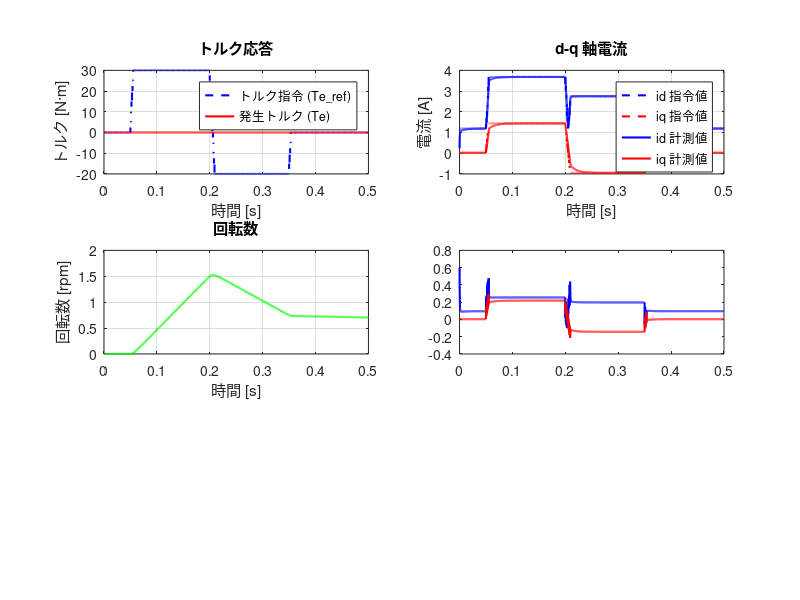

This chart was generated by the following MATLAB code: (Note: this script raises an error after producing the figure.)
%==========================================================================
% im_vector_control_sim.m
%
% 誘導モータ（IM）ベクトル制御シミュレーション
%
% 目的:
%   本スクリプトは、組み込みソフトウェア（RH850/C1M 用 PE1 実装）に記述されている
%   誘導モータ（Induction Motor: IM）のベクトル制御アルゴリズムを MATLAB 上で
%   再現し、制御応答の確認・パラメータ調整を行うことを目的とする。
%
% 対応する組み込みソフトウェアファイル（参考）:
%   - fi_1ms_inv0_idqcom.c   : 1ms タスク / d-q 軸電流指令値演算
%   - fi_pwm_inv0_idqctrl.c  : PWM タスク / d-q 軸電流 PI 制御・電圧指令
%   - fi_pwm_inv0_svctrl.c   : PWM タスク / 空間ベクトル PWM（SVPWM）演算
%   - fi_pwm_inv0_syncctrl.c : PWM タスク / 同期角（磁束位相）更新
%   - mapdata_trq_inv0_map.c : トルクマップ（id/iq 指令値の補間テーブル）
%   - mapdata_lm_inv0_1d_map.c : 励磁インダクタンス Lm マップ（1次元）
%
% 制御構造（デュアルレート）:
%   本シミュレーションは、組み込みソフトと同様に「2 種類の演算周期」を模倣する。
%     [低速タスク: 1 ms]
%       - トルク指令値（f4_tq_inv0_ref）の制限・レートリミット処理
%       - トルクマップ補間による d-q 軸電流指令値（id_ref, iq_ref）の演算
%       - 出力制限（温度デレーティング）の反映
%     [高速タスク: 100 µs（PWM 割り込み相当）]
%       - d-q 軸電流フィードバック PI 制御
%       - 座標変換（dq → αβ → UVW）
%       - SVPWM デューティ計算
%       - 電動機プラントモデル（電圧→電流→トルク）の更新
%
% プラントモデルについて:
%   組み込みソフト側は「実機」を制御するため、プラントモデルは持たない。
%   本シミュレーションでは、誘導モータの電気回路を一次遅れ近似で模倣する。
%   この近似は厳密な状態方程式モデルではなく、主にゲイン確認・安定性評価を
%   目的とした「簡易プラント」である。
%
% 磁束・温度補正について:
%   - 励磁インダクタンス Lm は d 軸電流（id）に応じて 1 次元マップから補間する。
%     この処理は組み込みソフトの mapdata_lm_inv0_1d_map.c に対応する。
%   - 一次抵抗（Rs = r1）・二次抵抗（Rr = r2）の温度補正は、
%     組み込みソフトの u1_flag_enable_inv0_r1_cmp / r2_cmp フラグに相当する
%     スカラー係数として簡略化している。実機では推定温度から補正係数を計算するが、
%     本モデルでは固定値を使用する（将来的に可変化できるよう変数として定義）。
%
% トルクマップについて:
%   組み込みソフトでは 3 次元マップ（トルク指令・回転数・DCリンク電圧 の各軸）を
%   参照して id_ref / iq_ref を取得する。
%   本 MATLAB 版では、マップデータを簡略な 1 次元近似として実装しており、
%   本来の 3 次元補間よりも精度は低い。実機との一致度向上には別途マップデータの
%   移植が必要である。
%
% 使い方:
%   MATLAB コマンドウィンドウで以下を実行:
%     >> im_vector_control_sim
%   結果は変数 log および各グラフとして出力される。
%
% 注意:
%   本スクリプトは MATLAB R2021a 以降を想定している。
%   Simulink は不要（純粋な m スクリプト）。
%
% 作成日: 2024年8月
%==========================================================================

clear; close all; clc;

fprintf('=== 誘導モータ ベクトル制御シミュレーション 開始 ===\n');

%==========================================================================
%% [セクション1] モータ定格パラメータの定義
%
% 以下のパラメータは、組み込みソフトの fim_user_inv0.h / fi_pwm_inv0_idqctrl.c に
% 定義されている定数・設定値に対応している。
% 単位はすべて SI 単位系（Ω, H, Nm, rad/s など）。
%==========================================================================

% --- 極対数 ---
% 組み込み変数: p（fi_pwm_inv0_idqctrl.c 内で暗黙的に使用）
p  = 2;           % 極対数 [-]（例: 4 極機なら p=2）

% --- 一次抵抗（固定子抵抗: Rs）---
% 組み込み変数: f4_r1_inv0（モータ定格値）
Rs = 0.080;       % 一次抵抗 [Ω]（ノミナル値、温度補正なしの基準値）

% --- 二次抵抗（回転子抵抗: Rr）---
% 組み込み変数: f4_r2_inv0（モータ定格値）
Rr = 0.060;       % 二次抵抗 [Ω]（ノミナル値）

% --- 漏れインダクタンス（固定子側自己インダクタンスに相当）---
% 組み込み変数: f4_ls_inv0
Ls = 0.00025;     % 固定子インダクタンス [H]（漏れ成分含む）

% --- 励磁インダクタンス（基準値：マップで可変）---
% 組み込み変数: f4_lm_inv0_const（Lm の基準定数値）
% マップ補間後の動的値は f4_lm_inv0 に格納される（後のセクションで更新）
Lm_nom = 0.000211;  % 励磁インダクタンス ノミナル値 [H]（Lm マップの典型値）

% --- 慣性モーメント ---
J  = 0.003;       % ロータ慣性モーメント [kg·m²]

% --- 粘性摩擦係数 ---
B  = 0.001;       % 粘性摩擦 [N·m·s/rad]

% --- DC リンク電圧 ---
% 組み込み変数: f4_vdc_inv0（AD 計測値）
Vdc = 48.0;       % DC リンク電圧 [V]（48V 系システム想定）

%==========================================================================
%% [セクション2] 温度補正係数の定義（簡略化）
%
% 組み込みソフトでは、u1_flag_enable_inv0_r1_cmp / r2_cmp フラグが有効の場合、
% 推定温度に基づいて一次・二次抵抗を補正する（fi_pwm_inv0_idqctrl.c 参照）。
%
% 本シミュレーションでは、温度補正を「係数」として固定値で扱う簡略化を採用する。
% 将来的に可変化する場合は、これらの係数を時系列配列にすることで対応可能。
%
%   補正後抵抗値 = ノミナル抵抗値 × 補正係数
%     補正係数 = 1.0（補正なし）〜 典型的に 0.8〜1.4 程度（温度依存）
%==========================================================================

k_r1_cmp = 1.0;   % 一次抵抗 温度補正係数 [-]（1.0 = 補正なし）
k_r2_cmp = 1.0;   % 二次抵抗 温度補正係数 [-]（1.0 = 補正なし）

% 補正済み抵抗値（シミュレーション中は固定）
Rs_cmp = Rs * k_r1_cmp;  % 補正後一次抵抗 [Ω]
Rr_cmp = Rr * k_r2_cmp;  % 補正後二次抵抗 [Ω]

%==========================================================================
%% [セクション3] Lm マップデータの定義（1 次元補間テーブル）
%
% 組み込みソフト対応: mapdata_lm_inv0_1d_map.c
%
% 励磁インダクタンス Lm は d 軸電流（id）の大きさによって変化する。
% 実機では磁気飽和により、id が大きくなると Lm が低下する特性がある。
%
% 以下のテーブルは、実機マップデータの一部を抜粋・簡略化したものである。
% 軸（x 軸）: id [A]（d 軸電流の絶対値）
% 値（y 軸）: Lm [H]（対応する励磁インダクタンス）
%==========================================================================

% Lm マップ: x 軸（id [A]）
lm_map_id  = [0, 10, 20, 30, 40, 50, 60, 80, 100, 120, 150, 180, 200];

% Lm マップ: Lm [H]（実機データを参考にした近似値）
% id が大きいほど Lm が低下する磁気飽和特性を模擬している
lm_map_lm  = [0.000211, 0.000211, 0.000211, 0.000210, 0.000209, ...
              0.000208, 0.000206, 0.000202, 0.000196, 0.000188, ...
              0.000174, 0.000158, 0.000148];

%==========================================================================
%% [セクション4] トルクマップの定義（簡略化）
%
% 組み込みソフト対応: mapdata_trq_inv0_map.c
%
% 実機では、トルク指令（Te_ref）・回転数・DCリンク電圧を入力とする
% 3 次元ルックアップテーブルから id_ref / iq_ref を取得している。
%
% 本 MATLAB 版では、DCリンク電圧・回転数依存を無視し、
% トルク指令のみに基づく 1 次元近似マップとして実装する。
% これは「低速・定格電圧」付近での動作を近似したものであり、
% 高速領域・電圧変動に対する精度は低い点に注意すること。
%
% 軸: Te_ref [N·m]（トルク指令）
% 値: [id_ref, iq_ref] [A]（対応する d-q 軸電流指令値）
%
% 値のスケール: 実機マップデータ（整数値 / 100 = A 換算と仮定）
%==========================================================================

% トルクマップ: x 軸（トルク指令 [N·m]）
tq_map_x = [-80, -60, -40, -20, -10, 0, 10, 20, 40, 60, 80];

% トルクマップ: id_ref [A]（d 軸電流指令値）
% トルクの絶対値に応じて増加する（弱め磁束制御の最適電流）
tq_map_id = [6.80, 5.98, 4.61, 2.75, 1.78, 1.19, 1.78, 2.75, 4.61, 5.98, 6.80];

% トルクマップ: iq_ref [A]（q 軸電流指令値）
% トルクの符号と大きさに応じたトルク電流（負値 = 負トルク）
tq_map_iq = [-4.82, -3.34, -1.93, -0.95, -0.47, 0.02, 0.47, 0.95, 1.93, 3.34, 4.82];

%==========================================================================
%% [セクション5] PI 制御ゲインの定義
%
% 組み込みソフト対応: fi_pwm_inv0_idqctrl.c の以下の変数に相当
%   f4_kp_inv0_vdqctrl : 電流 PI 制御 比例ゲイン
%   f4_ki_inv0_vdqctrl : 電流 PI 制御 積分ゲイン
%
% 本シミュレーションでは d 軸・q 軸に同一ゲインを使用する（実機も同様の場合が多い）。
%==========================================================================

Kp_id = 0.5;    % d 軸電流 PI 制御 比例ゲイン [V/A]
Ki_id = 50.0;   % d 軸電流 PI 制御 積分ゲイン [V/(A·s)]
Kp_iq = 0.5;    % q 軸電流 PI 制御 比例ゲイン [V/A]
Ki_iq = 50.0;   % q 軸電流 PI 制御 積分ゲイン [V/(A·s)]

% 電圧指令値の飽和制限（DC リンク電圧の線形変調率から算出）
% 最大出力電圧振幅 = Vdc / sqrt(3)（SVPWM 最大変調時の線間電圧ピーク相当）
V_max = Vdc / sqrt(3);  % 電圧指令最大値 [V]

%==========================================================================
%% [セクション6] シミュレーション時間設定とデュアルレート周期の定義
%
% 組み込みソフトのタスク構造に対応:
%   低速タスク（1ms ティック）   : fi_1ms_inv0_idqcom.c など
%   高速タスク（100µs PWM 割り込み): fi_pwm_inv0_idqctrl.c / svctrl.c など
%
% 本シミュレーションでは高速タスク周期 dt_fast でループを回し、
% 低速タスク処理は (n_slow の倍数ステップ) のみ実行する。
%==========================================================================

dt_fast   = 100e-6;    % 高速タスク（PWM 周期相当）[s]
dt_slow   = 1e-3;      % 低速タスク（1ms タスク相当）[s]
n_slow    = round(dt_slow / dt_fast);  % 低速タスクを実行する高速ステップ数 [-]

t_end     = 0.5;       % シミュレーション終了時間 [s]
t         = 0 : dt_fast : t_end;  % 時間軸ベクトル
N         = length(t);             % 総ステップ数

%==========================================================================
%% [セクション7] トルク指令プロファイルの設定
%
% 組み込みソフト対応: f4_tq_inv0_ref（ユーザ設定値）
%
% ここでは、シミュレーション中にトルク指令をステップ状に変化させる
% 入力プロファイルを定義する。実機では外部コントローラ（上位 ECU）や
% ユーザ設定から入力される値に相当する。
%==========================================================================

Te_ref_profile = zeros(1, N);  % トルク指令プロファイル [N·m]

% 0.05 s: 正方向ステップ（+30 N·m）
Te_ref_profile(t >= 0.05) = 30.0;

% 0.20 s: 負方向ステップ（-20 N·m）
Te_ref_profile(t >= 0.20) = -20.0;

% 0.35 s: ゼロに戻す（0 N·m）
Te_ref_profile(t >= 0.35) = 0.0;

%==========================================================================
%% [セクション8] 状態変数の初期化
%
% 以下の変数はシミュレーション中に各ステップで更新される状態量である。
% 対応する組み込みソフト変数名をコメントに記載する。
%==========================================================================

% --- 電流フィードバック値 ---
id_meas = 0;   % d 軸電流 計測値 [A]  （組み込み: f4_id_inv0_ad）
iq_meas = 0;   % q 軸電流 計測値 [A]  （組み込み: f4_iq_inv0_ad）

% --- 電流指令値（低速タスクから高速タスクへ受け渡す変数）---
id_ref  = 0;   % d 軸電流 指令値 [A]  （組み込み: f4_id_inv0_ctrl）
iq_ref  = 0;   % q 軸電流 指令値 [A]  （組み込み: f4_iq_inv0_ctrl）

% --- PI 制御の積分項（ウィンドアップ防止のためクランプが必要）---
int_id  = 0;   % d 軸電流 PI 積分器状態 [V]
int_iq  = 0;   % q 軸電流 PI 積分器状態 [V]

% --- 電圧指令値 ---
Vd_ref  = 0;   % d 軸電圧 指令値 [V]  （組み込み: f4_vd_inv0_ref）
Vq_ref  = 0;   % q 軸電圧 指令値 [V]  （組み込み: f4_vq_inv0_ref）

% --- 磁束位相角（同期角）---
% 組み込みソフト対応: fi_pwm_inv0_syncctrl.c の f4_wt_inv0_svctrl
theta   = 0;   % 同期角（磁束位相角）[rad]

% --- 角速度（回転子機械角速度）---
omega_r = 0;   % 回転子角速度 [rad/s]  （組み込み: f4_wr_inv0 または速度フィードバック）

% --- すべり角速度 ---
omega_s = 0;   % すべり角速度 [rad/s]  （組み込み: 内部演算値）

% --- 励磁インダクタンス（マップ補間後の動的値）---
% 組み込み変数: f4_lm_inv0
Lm      = Lm_nom;  % Lm 初期値（ノミナル値）

% --- 発生トルク ---
Te      = 0;   % 発生トルク（推定値）[N·m]  （組み込み: f4_tq_inv0_est）

% --- トルク指令（レートリミット後の値）---
% 組み込み変数: f4_tq_inv0_ref_tmp
Te_ref_tmp = 0;  % トルク指令のレートリミット済み値 [N·m]

%==========================================================================
%% [セクション9] トルク指令レートリミット設定
%
% 組み込みソフト対応: fi_1ms_inv0_idqcom.c の f4_dtq_inv0_ref_up
%
% 急激なトルク変化を防ぐため、1ms タスクでトルク指令値にレートリミッタを適用する。
% 単位: [N·m / ms] = [kN·m/s]（1ms 単位での変化量制限）
%==========================================================================

dTe_max = 5.0;   % トルク指令レートリミット [N·m/ms]（1ms タスク 1 回あたりの最大変化量）

%==========================================================================
%% [セクション10] ログ用配列の確保
%
% シミュレーション結果を各ステップ記録するための配列を事前確保する。
% 事前確保することで MATLAB のループ中の動的メモリ確保を避け、実行速度を向上させる。
%==========================================================================

log_t       = zeros(1, N);   % 時間 [s]
log_Te      = zeros(1, N);   % 発生トルク [N·m]
log_Te_ref  = zeros(1, N);   % トルク指令値 [N·m]
log_id      = zeros(1, N);   % d 軸電流 [A]
log_iq      = zeros(1, N);   % q 軸電流 [A]
log_id_ref  = zeros(1, N);   % d 軸電流 指令値 [A]
log_iq_ref  = zeros(1, N);   % q 軸電流 指令値 [A]
log_omega_r = zeros(1, N);   % 回転子角速度 [rad/s]
log_Vd      = zeros(1, N);   % d 軸電圧 指令値 [V]
log_Vq      = zeros(1, N);   % q 軸電圧 指令値 [V]
log_Lm      = zeros(1, N);   % 励磁インダクタンス [H]
log_theta   = zeros(1, N);   % 同期角 [rad]

%==========================================================================
%% [セクション11] メインシミュレーションループ
%
% 各ステップで以下の処理を順番に実行する（組み込みソフトのタスク順に準拠）:
%
%   [低速タスク: n_slow ステップごとに実行]
%     1) トルク指令のレートリミット処理
%     2) トルクマップ補間による id_ref / iq_ref 演算
%        （対応: fi_1ms_inv0_idqcom.c）
%
%   [高速タスク: 毎ステップ実行]
%     3) 励磁インダクタンス Lm のマップ更新
%        （対応: mapdata_lm_inv0_1d_map.c）
%     4) すべり角速度の演算
%        （対応: fi_pwm_inv0_syncctrl.c の slip 演算部）
%     5) 同期角（磁束位相角）の積分更新
%        （対応: fi_pwm_inv0_syncctrl.c の theta 更新部）
%     6) d-q 軸電流 PI 制御（電圧指令値の演算）
%        （対応: fi_pwm_inv0_idqctrl.c）
%     7) 電圧指令値の飽和クランプ
%        （対応: fi_pwm_inv0_idqctrl.c の f4_idq_inv0_vdqctrl_max 相当）
%     8) プラントモデル（電流応答）の更新
%        （組み込みソフトには対応なし：MATLAB シミュレーション専用）
%     9) 発生トルクの推定演算
%        （対応: fi_1ms_inv0_idqcom.c の f4_tq_inv0_est 演算）
%    10) 機械系（回転子速度）の更新
%        （組み込みソフトには対応なし：MATLAB シミュレーション専用）
%    11) ログへの記録
%==========================================================================

for n = 1 : N

    %----------------------------------------------------------------------
    % [低速タスク処理] 1ms タスク相当
    % 組み込みソフト: fi_1ms_inv0_idqcom.c
    % n_slow ステップ（= 10 ステップ）に 1 回だけ実行する
    %----------------------------------------------------------------------
    if mod(n-1, n_slow) == 0

        % ------------------------------------------------------------------
        % [低速1] トルク指令値のレートリミット処理
        %
        % 組み込み変数:
        %   f4_tq_inv0_ref     : ユーザ設定トルク指令値
        %   f4_tq_inv0_ref_tmp : レートリミット後の一時値
        %   f4_dtq_inv0_ref_up : 1ms あたりの変化量制限
        %
        % 急激なトルク変化を防ぐため、前回値からの変化量を dTe_max 以内に制限する。
        % これにより電流の急変を抑制し、過電流保護に貢献する。
        % ------------------------------------------------------------------
        Te_ref_in = Te_ref_profile(n);  % 今回の入力トルク指令値
        delta_Te  = Te_ref_in - Te_ref_tmp;  % 前回値からの偏差

        % 変化量を ±dTe_max に制限（レートリミッタ）
        if delta_Te > dTe_max
            delta_Te = dTe_max;
        elseif delta_Te < -dTe_max
            delta_Te = -dTe_max;
        end
        Te_ref_tmp = Te_ref_tmp + delta_Te;  % レートリミット後のトルク指令値を更新

        % ------------------------------------------------------------------
        % [低速2] トルクマップ補間による id_ref / iq_ref の演算
        %
        % 組み込みソフト対応: fi_1ms_inv0_idqcom.c の u1_flag_mode_inv0_idqcom = 1
        %   （トルクマップモード）
        % 組み込み変数:
        %   f4_id_inv0_ctrl : d 軸電流指令値（1ms タスクが更新、PWM タスクが参照）
        %   f4_iq_inv0_ctrl : q 軸電流指令値（同上）
        %
        % 実機では 3 次元マップ（トルク×回転数×Vdc）を参照するが、
        % 本モデルではトルク指令のみの 1 次元近似を使用する。
        % ------------------------------------------------------------------
        id_ref = interp1(tq_map_x, tq_map_id, Te_ref_tmp, 'linear', 'extrap');
        iq_ref = interp1(tq_map_x, tq_map_iq, Te_ref_tmp, 'linear', 'extrap');

        % 電流指令値の安全制限（過電流防止）
        % 組み込みソフトの f4_id_inv0_ref_max / min 相当
        id_ref = max(0.5, min(id_ref, 30.0));  % id は正（励磁電流は正方向）
        iq_ref = max(-30.0, min(iq_ref, 30.0));

    end  % [低速タスク終了]

    %----------------------------------------------------------------------
    % [高速タスク処理] PWM 割り込み相当（毎ステップ実行）
    %----------------------------------------------------------------------

    % ------------------------------------------------------------------
    % [高速1] 励磁インダクタンス Lm のマップ更新
    %
    % 組み込みソフト対応: mapdata_lm_inv0_1d_map.c
    % 組み込み変数: f4_lm_inv0（マップ補間後の動的 Lm 値）
    %
    % d 軸電流（id_meas）の絶対値に基づき、磁気飽和を考慮した Lm を補間する。
    % id が大きくなると磁気飽和により Lm が低下する。
    % ------------------------------------------------------------------
    Lm = interp1(lm_map_id, lm_map_lm, abs(id_meas), 'linear', 'extrap');
    Lm = max(Lm, 1e-6);  % 数値的安定性のため下限値を設ける

    % ------------------------------------------------------------------
    % [高速2] すべり角速度（slip）の演算
    %
    % 組み込みソフト対応: fi_pwm_inv0_syncctrl.c 内のすべり演算部
    %
    % 誘導モータのベクトル制御では、回転子磁束方向に d 軸を合わせるため、
    % 「すべり」に相当する角速度を同期角に加算する必要がある。
    %
    % すべり角速度の近似式:
    %   omega_slip = (Rr / Lm) * (iq_ref / max(id_ref, 閾値))
    %
    % この式は、定常すべり条件（磁束一定制御）から導出される。
    % 分母の閾値（0.2 A）は、ゼロ近傍での数値発散を防ぐ保護処理であり、
    % 組み込みソフトでも同様のクランプ処理が存在する。
    % ------------------------------------------------------------------
    omega_slip = (Rr_cmp / Lm) * (iq_ref / max(id_ref, 0.2));

    % ------------------------------------------------------------------
    % [高速3] 同期角（磁束位相角 θ）の積分更新
    %
    % 組み込みソフト対応: fi_pwm_inv0_syncctrl.c の theta 更新処理
    % 組み込み変数: f4_wt_inv0_svctrl（SVPWM 用同期角）
    %
    % 同期角速度 = 回転子機械角速度 × 極対数 + すべり角速度
    % これをオイラー法で積分して位相角 theta を更新する。
    % theta は dq-αβ 座標変換（Park 変換）で使用される。
    % ------------------------------------------------------------------
    omega_sync = p * omega_r + omega_slip;  % 同期角速度 [rad/s]
    theta = theta + omega_sync * dt_fast;   % 位相角の積分（オイラー法）
    theta = mod(theta, 2*pi);               % 位相角を [0, 2π) に正規化

    % Park 変換用の sin/cos 値を事前計算（各ステップで再利用）
    % 組み込み変数: f4_sin_inv0_wtsvctrl / f4_cos_inv0_wtsvctrl
    sin_th = sin(theta);
    cos_th = cos(theta);

    % ------------------------------------------------------------------
    % [高速4] d-q 軸電流 PI 制御（電圧指令値の演算）
    %
    % 組み込みソフト対応: fi_pwm_inv0_idqctrl.c
    % 組み込み変数:
    %   f4_vd_inv0_ref : d 軸電圧指令値
    %   f4_vq_inv0_ref : q 軸電圧指令値
    %
    % d-q 軸それぞれに独立した PI 制御器を適用し、電流偏差をゼロに収束させる。
    % 非干渉化補償（非干渉項: -omega_sync*Ls*iq, +omega_sync*Ls*id）は
    % 現モデルでは省略している（将来的な追加が可能）。
    % ------------------------------------------------------------------

    % d 軸電流の偏差（指令値 - 計測値）
    err_id = id_ref - id_meas;

    % q 軸電流の偏差
    err_iq = iq_ref - iq_meas;

    % 積分項の更新（Euler 積分）
    int_id = int_id + Ki_id * err_id * dt_fast;
    int_iq = int_iq + Ki_iq * err_iq * dt_fast;

    % 積分項のクランプ（ワインドアップ防止）
    % 組み込みソフトでは積分出力が電圧指令範囲を超えないようにクランプしている
    int_id = max(-V_max, min(int_id, V_max));
    int_iq = max(-V_max, min(int_iq, V_max));

    % PI 出力（電圧指令値）
    Vd_ref = Kp_id * err_id + int_id;
    Vq_ref = Kp_iq * err_iq + int_iq;

    % ------------------------------------------------------------------
    % [高速5] 電圧指令値の飽和クランプ（電圧制限）
    %
    % 組み込みソフト対応: fi_pwm_inv0_idqctrl.c の f4_idq_inv0_vdqctrl_max 処理
    %
    % d 軸・q 軸の合成電圧振幅が V_max を超えないよう制限する。
    % SVPWM の最大変調度に相当する上限値（Vdc / sqrt(3)）でクランプ。
    % この処理は実機でも重要な過変調防止機能である。
    % ------------------------------------------------------------------
    Vdq_amp = sqrt(Vd_ref^2 + Vq_ref^2);  % 合成電圧振幅 [V]
    if Vdq_amp > V_max
        % 振幅方向を維持したままスケールダウン（ベクトル正規化）
        scale  = V_max / Vdq_amp;
        Vd_ref = Vd_ref * scale;
        Vq_ref = Vq_ref * scale;
    end

    % ------------------------------------------------------------------
    % [高速6] プラントモデル：電流応答の更新
    %
    % 【注意】この処理は組み込みソフトには存在しない。
    %         MATLAB シミュレーション専用のプラント（モータ）モデルである。
    %
    % 誘導モータの d-q 軸等価回路（簡略化一次遅れモデル）:
    %   d(id)/dt = (Vd - Rs*id + omega_sync*Ls*iq) / Ls
    %   d(iq)/dt = (Vq - Rs*iq - omega_sync*Ls*id) / Ls
    %
    % この式は、定常磁束仮定下での d-q 軸電圧方程式を離散化したものである。
    % 実際の誘導モータは磁束状態方程式と組み合わせた 4 次システムだが、
    % ここでは制御帯域内での応答確認を目的として 2 次に簡略化している。
    % ------------------------------------------------------------------

    % d 軸電流の微分（電圧方程式から）
    did_dt = (Vd_ref - Rs_cmp * id_meas + omega_sync * Ls * iq_meas) / Ls;

    % q 軸電流の微分
    diq_dt = (Vq_ref - Rs_cmp * iq_meas - omega_sync * Ls * id_meas) / Ls;

    % オイラー法で電流を更新
    id_meas = id_meas + did_dt * dt_fast;
    iq_meas = iq_meas + diq_dt * dt_fast;

    % ------------------------------------------------------------------
    % [高速7] 発生トルクの推定演算
    %
    % 組み込みソフト対応: fi_1ms_inv0_idqcom.c の f4_tq_inv0_est
    %
    % 誘導モータのトルク推定式（簡略版）:
    %   Te = (3/2) * p * Lm * id_meas * iq_meas
    %
    % 厳密には回転子磁束を経由したトルク式を用いるべきだが、
    % 磁束一定制御（id = 一定）が成立している場合はこの近似が有効である。
    % 組み込みソフトでは電力（P = Vd*Id + Vq*Iq）からトルクを逆算する方法も使用。
    % ------------------------------------------------------------------
    Te = (3/2) * p * Lm * id_meas * iq_meas;  % 発生トルク推定値 [N·m]

    % ------------------------------------------------------------------
    % [高速8] 機械系（回転子速度）の更新
    %
    % 【注意】この処理も組み込みソフトには存在しない（MATLAB 専用プラント）。
    %
    % 運動方程式（Newton の第 2 法則のトルク版）:
    %   J * d(omega_r)/dt = Te - B * omega_r - TL
    %   ここで TL は負荷トルク（本モデルでは 0 として簡略化）
    % ------------------------------------------------------------------
    T_load   = 0.0;  % 負荷トルク [N·m]（本モデルでは無負荷を仮定）
    domega_r = (Te - B * omega_r - T_load) / J;  % 角加速度 [rad/s²]
    omega_r  = omega_r + domega_r * dt_fast;      % 角速度を積分更新

    %----------------------------------------------------------------------
    % [ログ記録] 各ステップの状態量を保存
    %----------------------------------------------------------------------
    log_t(n)       = t(n);
    log_Te(n)      = Te;
    log_Te_ref(n)  = Te_ref_tmp;
    log_id(n)      = id_meas;
    log_iq(n)      = iq_meas;
    log_id_ref(n)  = id_ref;
    log_iq_ref(n)  = iq_ref;
    log_omega_r(n) = omega_r;
    log_Vd(n)      = Vd_ref;
    log_Vq(n)      = Vq_ref;
    log_Lm(n)      = Lm;
    log_theta(n)   = theta;

end  % メインループ終了

fprintf('=== シミュレーション完了 ===\n');

%==========================================================================
%% [セクション12] シミュレーション結果の可視化
%==========================================================================

% 回転数 [rpm] への変換（グラフ表示用）
log_rpm = log_omega_r * (60 / (2*pi));

figure('Name', '誘導モータ ベクトル制御 シミュレーション結果', ...
       'NumberTitle', 'off', 'Position', [100, 100, 1200, 900]);

% --- サブプロット 1: トルク応答 ---
subplot(3, 2, 1);
plot(log_t, log_Te_ref, 'b--', 'LineWidth', 1.5, 'DisplayName', 'トルク指令 (Te\_ref)');
hold on;
plot(log_t, log_Te, 'r-', 'LineWidth', 1.5, 'DisplayName', '発生トルク (Te)');
xlabel('時間 [s]');
ylabel('トルク [N·m]');
title('トルク応答');
legend('Location', 'best');
grid on;

% --- サブプロット 2: d-q 軸電流 ---
subplot(3, 2, 2);
plot(log_t, log_id_ref, 'b--', 'LineWidth', 1.5, 'DisplayName', 'id 指令値');
hold on;
plot(log_t, log_iq_ref, 'r--', 'LineWidth', 1.5, 'DisplayName', 'iq 指令値');
plot(log_t, log_id, 'b-', 'LineWidth', 1.5, 'DisplayName', 'id 計測値');
plot(log_t, log_iq, 'r-', 'LineWidth', 1.5, 'DisplayName', 'iq 計測値');
xlabel('時間 [s]');
ylabel('電流 [A]');
title('d-q 軸電流');
legend('Location', 'best');
grid on;

% --- サブプロット 3: 回転数 ---
subplot(3, 2, 3);
plot(log_t, log_rpm, 'g-', 'LineWidth', 1.5);
xlabel('時間 [s]');
ylabel('回転数 [rpm]');
title('回転数');
grid on;

% --- サブプロット 4: d-q 軸電圧指令値 ---
subplot(3, 2, 4);
plot(log_t, log_Vd, 'b-', 'LineWidth', 1.5, 'DisplayName', 'Vd 指令');
hold on;
plot(log_t, log_Vq, 'r-', 'LineWidth', 1.5, 'DisplayName', 'Vq 指令');
yline(V_max,  'k--', 'LineWidth', 1.0, 'DisplayName', '電圧上限');
yline(-V_max, 'k--', 'LineWidth', 1.0, 'HandleVisibility', 'off');
xlabel('時間 [s]');
ylabel('電圧 [V]');
title('d-q 軸電圧指令値（PI 出力）');
legend('Location', 'best');
grid on;

% --- サブプロット 5: 励磁インダクタンス Lm ---
subplot(3, 2, 5);
plot(log_t, log_Lm * 1e6, 'm-', 'LineWidth', 1.5);
xlabel('時間 [s]');
ylabel('Lm [µH]');
title('励磁インダクタンス Lm（マップ補間値）');
grid on;

% --- サブプロット 6: 同期角 ---
subplot(3, 2, 6);
plot(log_t, log_theta, 'c-', 'LineWidth', 1.0);
xlabel('時間 [s]');
ylabel('同期角 [rad]');
title('同期角 θ（磁束位相）');
grid on;

sgtitle('誘導モータ ベクトル制御 シミュレーション結果', 'FontSize', 14, 'FontWeight', 'bold');

%==========================================================================
%% [セクション13] 数値結果の出力（デバッグ用サマリ）
%==========================================================================

fprintf('\n--- シミュレーション結果サマリ ---\n');
fprintf('最終トルク指令値  : %6.2f N·m\n', log_Te_ref(end));
fprintf('最終発生トルク    : %6.2f N·m\n', log_Te(end));
fprintf('最終回転数        : %6.1f rpm\n', log_rpm(end));
fprintf('最終 id 計測値    : %6.3f A\n', log_id(end));
fprintf('最終 iq 計測値    : %6.3f A\n', log_iq(end));
fprintf('最終 Lm           : %8.6f H\n', log_Lm(end));
fprintf('最終同期角        : %6.3f rad\n', log_theta(end));
fprintf('----------------------------------\n');
